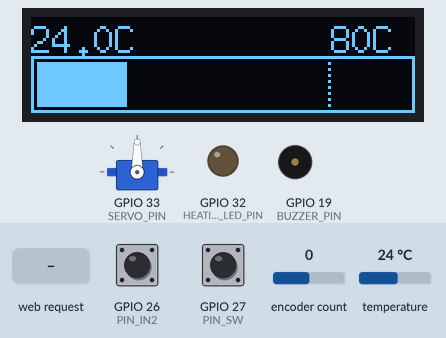
Recording of a program running on a simulated ESP32. On the bench: servo, 128×32 one-colour display, output pins drawn as LEDs (lit = HIGH), buzzer (waves = sounding, pin HIGH). The test bench sets the inputs (shaded band); at power-on: GPIO 27 (PIN_SW) HIGH, temperature 24 °C, encoder count 0, GPIO 26 (PIN_IN2) HIGH. WiFi joins after 1.5 s; servers stay silent unless stated; what the program prints to the serial monitor is not drawn.

Above: at 2.8 s.
2.9 s: GPIO 27 (PIN_SW) pulled LOW for 0.15 s
At 3.5 s:
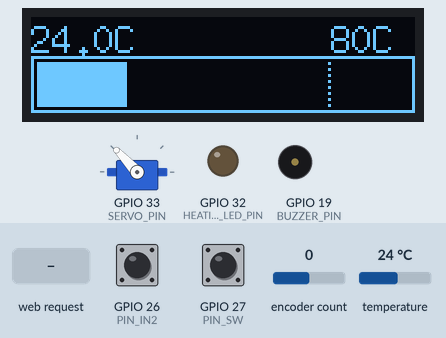
3.6 s: temperature set to 0 °C
At 5.2 s:
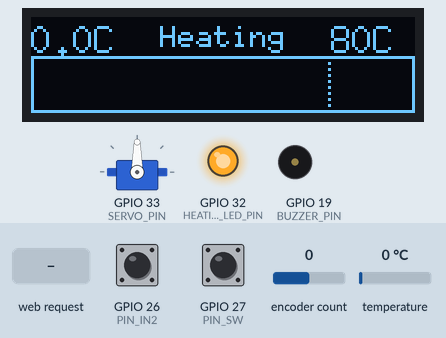
5.5 s: GPIO 27 (PIN_SW) pulled LOW for 1 s
At 7.0 s:
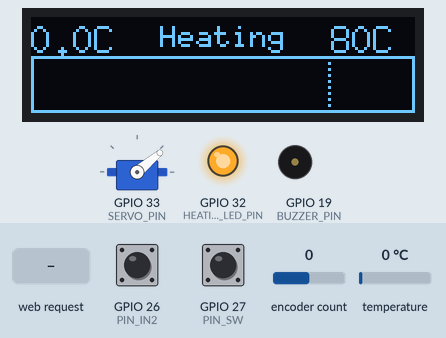
7.1 s: encoder count set to 1
At 8.7 s:
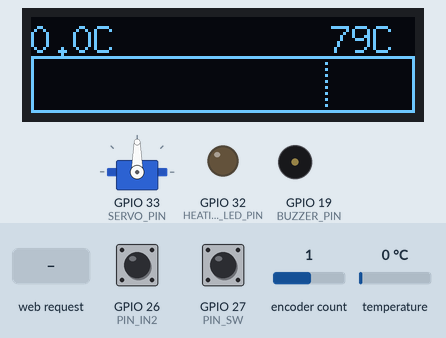
9.0 s: GPIO 27 (PIN_SW) pulled LOW for 0.15 s
At 9.6 s:
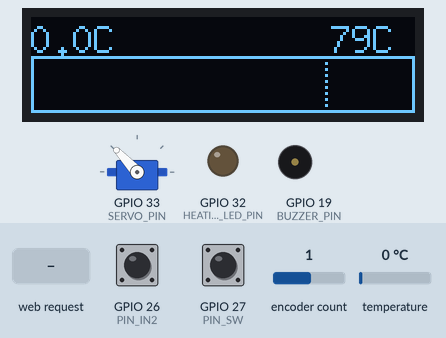
9.7 s: HTTP request GET /control?target=1&mode=1&action=1 received
At 11.3 s:
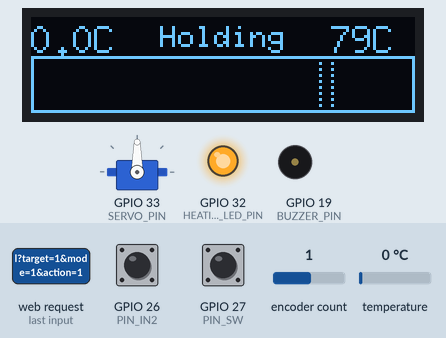
Timing chart, 0 to 42.3 s (numbered marks = the images above; inputs shaded):
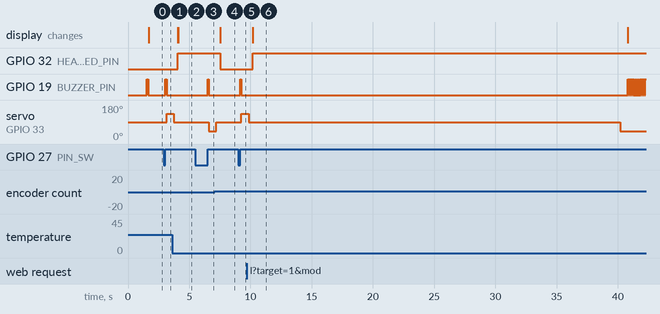

Measured:
- after the input at 2.9 s, GPIO 19 (BUZZER_PIN): LOW → HIGH after 0.15 s, → LOW 0.10 s later; servo on GPIO 33 (SERVO_PIN): 90° → 133° after 0.25 s
- after the input at 3.6 s, the display: first differs from a run without the input after 0.49 s (image 2)
- after the input at 5.5 s, GPIO 19 (BUZZER_PIN): LOW → HIGH after 1.0 s, → LOW 0.10 s later; servo on GPIO 33 (SERVO_PIN): 90° → 40° after 1.1 s
- after the input at 7.1 s, the display: changes after 0.42 s (image 4)
- after the input at 9.0 s, GPIO 19 (BUZZER_PIN): LOW → HIGH after 0.16 s, → LOW 0.10 s later; servo on GPIO 33 (SERVO_PIN): 90° → 133° after 0.26 s
- after the input at 9.7 s, the display: first differs from a run without the input after 0.50 s (image 6)

The program:

main.cpp
```cpp
#include <Arduino.h>
#include <Wire.h>
#include <U8g2lib.h>
#include <OneWire.h>
#include <DallasTemperature.h>
#include <RotaryEncoder.h>
#include <ESP32Servo.h>
#include <WiFi.h>
#include <WebServer.h>
#include <WiFiManager.h>

// ================= Network Configuration =================
IPAddress local_IP(192, 168, 0, 180);
IPAddress gateway(192, 168, 0, 1);
IPAddress subnet(255, 255, 255, 0);
IPAddress primaryDNS(8, 8, 8, 8);

WebServer server(80);

// ================= Definitions =================
#define ONE_WIRE_BUS 4
#define PIN_IN1      25
#define PIN_IN2      26
#define PIN_SW       27
#define BUZZER_PIN   19
#define SERVO_PIN    33
#define HEATING_LED_PIN 32
#define OFFSET 10
#define DeathZone 2

const int SERVO_IDLE_ANGLE = 90;
const int SERVO_ON_ANGLE   = 133;
const int SERVO_OFF_ANGLE  = 40;
const int PULSE_HOLD_MS    = 600;

// ================= Peripherals =================
OneWire oneWire(ONE_WIRE_BUS);
DallasTemperature sensors(&oneWire);
U8G2_SSD1306_128X32_UNIVISION_F_HW_I2C u8g2(U8G2_R2, U8X8_PIN_NONE);
RotaryEncoder encoder(PIN_IN1, PIN_IN2, RotaryEncoder::LatchMode::FOUR0);
Servo kettleServo;

// ================= Variables =================
volatile int targetTemp = 80;
int realTargetTemp = 0;
int fail=0;
float currentTemp = 0.0;
float speedchecktemp=0.0;
float heatingspeed=0.0;
float startingTemp = 0.0;
bool isHeating = false;
bool targetReachedBuzzed = false;
bool longpress = false;
bool mode = false; // false = Single Target, true = Hold Temp Mode
bool work = false;
bool hold = false;
int repetition = 1;

// Timing & Safety Variables
unsigned long lastBtnPress = 0;
unsigned long lastTempRequest = 0;
unsigned long pressTime = 0;
unsigned long heatingStartTime = 0;
unsigned long lastSafetyCheckTime = 0;
unsigned long heatingWaiting = 0;
unsigned long speedheatcheck=0;
float lastSafetyTemp = 0.0;

// ================= Helpers =================
void beep(int durationMs) {
  digitalWrite(BUZZER_PIN, HIGH);
  delay(durationMs);
  digitalWrite(BUZZER_PIN, LOW);
}

void playTargetReachedAlert() {
  for (int i = 0; i < 3; i++) {
    digitalWrite(BUZZER_PIN, HIGH);
    delay(150);
    digitalWrite(BUZZER_PIN, LOW);
    delay(100);
  }
}

void pulseKettleSwitch(bool turnOn) {
  if (!kettleServo.attached()) {
    kettleServo.attach(SERVO_PIN, 500, 2400);
  }
  kettleServo.write(turnOn ? SERVO_ON_ANGLE : SERVO_OFF_ANGLE);
  delay(PULSE_HOLD_MS);
  kettleServo.write(SERVO_IDLE_ANGLE);
  delay(300);
}

void panic(int code) {
  if (kettleServo.attached()) {
    kettleServo.write(SERVO_OFF_ANGLE);
    delay(600);
    kettleServo.detach();
  }
  u8g2.clearBuffer();
  u8g2.setFont(u8g2_font_6x10_tf);
  u8g2.drawStr(0, 12, "PANIC - SYSTEM HALT");
  char codeBuf[16];
  snprintf(codeBuf, sizeof(codeBuf), "Code: %d", code);
  u8g2.drawStr(0, 30, codeBuf);
  u8g2.sendBuffer();

  for (int i = 0; i < 30; i++) {
    digitalWrite(BUZZER_PIN, HIGH);
    delay(70);
    digitalWrite(BUZZER_PIN, LOW);
    delay(50);
  }
  digitalWrite(BUZZER_PIN, LOW);
  esp_deep_sleep_start();
}

void startHeating() {
  if (!isHeating) {
    isHeating = true;
    pulseKettleSwitch(true);
    targetReachedBuzzed = false;
    heatingStartTime = millis();
    lastSafetyTemp = currentTemp;
    lastSafetyCheckTime = millis();
  }
}

void stopHeating() {
  if (isHeating) {
    isHeating = false;
    pulseKettleSwitch(false);
  }
}

void IRAM_ATTR checkPosition() {
  encoder.tick();
  static int lastPos = 0;
  int newPos = encoder.getPosition();

  if (newPos != lastPos) {
    int delta = newPos - lastPos;
    targetTemp -= delta;
    if (targetTemp < 20) targetTemp = 20;
    if (targetTemp > 95) targetTemp = 95;
    lastPos = newPos;
  }
}

// ================= Web Interface =================

const char HTML_INDEX[] = R"rawliteral(
<!DOCTYPE html>
<html>
<head>
  <meta charset="UTF-8">
  <meta name="viewport" content="width=device-width, initial-scale=1">
  <title>Smart Kettle Control</title>
  <script src="https://cdn.jsdelivr.net/npm/chart.js"></script>
  <style>
    body { font-family: Arial, sans-serif; background: #121212; color: #fff; text-align: center; margin: 0; padding: 20px; }
    .card { background: #1e1e1e; max-width: 480px; margin: auto; padding: 20px; border-radius: 12px; box-shadow: 0 4px 10px rgba(0,0,0,0.5); }
    h1 { color: #00adb5; font-size: 24px; margin-top: 0; }
    .temp-display { font-size: 48px; font-weight: bold; margin: 10px 0; color: #ff5722; }
    .status { font-size: 16px; margin-bottom: 15px; text-transform: uppercase; letter-spacing: 1px; }
    .status-on { color: #e53935; font-weight: bold; }
    .status-off { color: #757575; }
    .status-hold { color: #ffb300; font-weight: bold; }
    .chart-container { position: relative; height: 220px; width: 100%; margin-bottom: 20px; }
    .control-group { margin: 15px 0; text-align: left; }
    label { font-size: 14px; color: #aaa; display: block; margin-bottom: 5px; }
    input[type=number], select { width: 100%; padding: 10px; font-size: 16px; border-radius: 6px; border: none; background: #2c2c2c; color: #fff; box-sizing: border-box; }
    .btn { display: inline-block; width: 100%; padding: 12px; margin-top: 10px; font-size: 18px; font-weight: bold; color: #fff; border: none; border-radius: 6px; cursor: pointer; }
    .btn-on { background: #e53935; }
    .btn-off { background: #388e3c; }
  </style>
</head>
<body>
  <div class="card">
    <h1>Kettle Controller</h1>
    <div class="temp-display" id="temp">-- &deg;C</div>
    <div class="status" id="status">Status: Off</div>
    <div class="chart-container"><canvas id="tempChart"></canvas></div>

    <div class="control-group">
      <label>Target Temperature (&deg;C):</label>
      <input type="number" id="targetTemp" min="20" max="95" onchange="updateSettings()">
    </div>

    <div class="control-group">
      <label>Mode:</label>
      <select id="modeSelect" onchange="updateSettings()">
        <option value="0">Single Target Cutoff</option>
        <option value="1">Hold Temperature</option>
      </select>
    </div>

    <button id="toggleBtn" class="btn btn-off" onclick="togglePower()">Turn ON</button>
  </div>

  <script>
    const MAX_DATA_POINTS = 40;
    let previousWorkState = false;
    let previousMode = false;
    let audioCtx = null;

    const ctx = document.getElementById('tempChart').getContext('2d');
    const tempChart = new Chart(ctx, {
      type: 'line',
      data: {
        labels: [],
        datasets: [
          { label: 'Probe Temp (\u00B0C)', data: [], borderColor: '#ff5722', backgroundColor: 'rgba(255, 87, 34, 0.1)', borderWidth: 2, fill: true, tension: 0, pointRadius: 2, yAxisID: 'y' },
          { label: 'Target Temp (\u00B0C)', data: [], borderColor: '#00adb5', borderDash: [5, 5], borderWidth: 2, pointRadius: 0, fill: false, yAxisID: 'y' },
          { label: 'Heating Active', data: [], borderColor: 'rgba(229, 57, 53, 0.8)', backgroundColor: 'rgba(229, 57, 53, 0.15)', borderWidth: 1, fill: true, stepped: true, pointRadius: 0, yAxisID: 'y1' }
        ]
      },
      options: {
        responsive: true, maintainAspectRatio: false, animation: false,
        scales: {
          x: { display: false },
          y: { type: 'linear', display: true, position: 'left', grid: { color: '#333' }, ticks: { color: '#aaa' }, suggestedMin: 20, suggestedMax: 100 },
          y1: { type: 'linear', display: false, position: 'right', min: 0, max: 1 }
        },
        plugins: { legend: { labels: { color: '#ccc', font: { size: 12 } } } }
      }
    });

    // Initializes Audio on user interaction to bypass autoplay restrictions
    function initAudio() {
      if (!audioCtx) {
        audioCtx = new (window.AudioContext || window.webkitAudioContext)();
      }
      if (audioCtx.state === 'suspended') {
        audioCtx.resume();
      }
    }

    function playBrowserChime() {
      if (!audioCtx) return;
      try {
        [880, 1174.66].forEach((freq, index) => {
          const osc = audioCtx.createOscillator();
          const gain = audioCtx.createGain();
          osc.type = 'sine';
          osc.frequency.setValueAtTime(freq, audioCtx.currentTime + (index * 0.15));
          gain.gain.setValueAtTime(0.2, audioCtx.currentTime + (index * 0.15));
          gain.gain.exponentialRampToValueAtTime(0.01, audioCtx.currentTime + (index * 0.15) + 0.3);

          osc.connect(gain);
          gain.connect(audioCtx.destination);

          osc.start(audioCtx.currentTime + (index * 0.15));
          osc.stop(audioCtx.currentTime + (index * 0.15) + 0.3);
        });
      } catch (e) { console.error("Audio error", e); }
    }

    async function fetchData() {
      try {
        const response = await fetch('/data');
        const data = await response.json();

        document.getElementById('temp').innerHTML = data.currentTemp.toFixed(1) + " &deg;C";

        const statusEl = document.getElementById('status');
        const btn = document.getElementById('toggleBtn');

        // Play sound when single cutoff completes
        if (previousWorkState && !data.work && !previousMode) {
          if (data.currentTemp >= (data.targetTemp - 1.5)) {
            playBrowserChime();
          }
        }
        previousWorkState = data.work;
        previousMode = data.mode;

        if (!data.work) {
          statusEl.innerText = "Status: IDLE";
          statusEl.className = "status status-off";
          btn.innerText = "Turn ON";
          btn.className = "btn btn-off";
        } else {
          btn.innerText = "Turn OFF";
          btn.className = "btn btn-on";
          if (data.isHeating) {
            statusEl.innerText = "Status: HEATING";
            statusEl.className = "status status-on";
          } else if (data.hold) {
            statusEl.innerText = "Status: PULSING WAIT";
            statusEl.className = "status status-hold";
          } else {
            statusEl.innerText = "Status: STANDBY (HOLDING)";
            statusEl.className = "status status-hold";
          }
        }

        if (document.activeElement.id !== "targetTemp") document.getElementById('targetTemp').value = data.targetTemp;
        if (document.activeElement.id !== "modeSelect") document.getElementById('modeSelect').value = data.mode ? "1" : "0";

        const now = new Date().toLocaleTimeString();
        tempChart.data.labels.push(now);
        tempChart.data.datasets[0].data.push(data.currentTemp);
        tempChart.data.datasets[1].data.push(data.targetTemp);
        tempChart.data.datasets[2].data.push(data.isHeating ? 1 : 0);

        if (tempChart.data.labels.length > MAX_DATA_POINTS) {
          tempChart.data.labels.shift();
          tempChart.data.datasets[0].data.shift();
          tempChart.data.datasets[1].data.shift();
          tempChart.data.datasets[2].data.shift();
        }
        tempChart.update();
      } catch (e) { console.error("Fetch error", e); }
    }

    async function updateSettings() {
      const target = document.getElementById('targetTemp').value;
      const mode = document.getElementById('modeSelect').value;
      await fetch(`/control?target=${target}&mode=${mode}`);
    }

    async function togglePower() {
      initAudio(); // Required here to enable browser sound playback securely
      await fetch('/control?action=toggle');
      fetchData();
    }

    setInterval(fetchData, 3000);
    fetchData();
  </script>
</body>
</html>
)rawliteral";

void handleRoot() { server.send(200, "text/html", HTML_INDEX); }

void handleData() {
  String json = "{";
  json += "\"currentTemp\":" + String(currentTemp, 1) + ",";
  json += "\"targetTemp\":" + String(targetTemp) + ",";
  json += "\"isHeating\":" + String(isHeating ? "true" : "false") + ",";
  json += "\"mode\":" + String(mode ? "true" : "false") + ",";
  json += "\"work\":" + String(work ? "true" : "false") + ",";
  json += "\"hold\":" + String(hold ? "true" : "false");
  json += "}";
  server.send(200, "application/json", json);
}

void handleControl() {
  if (server.hasArg("target")) {
    int val = server.arg("target").toInt();
    if (val >= 20 && val <= 95) targetTemp = val;
  }
  if (server.hasArg("mode")) {
    mode = (server.arg("mode").toInt() == 1);
  }
  if (server.hasArg("action")) {
    String action = server.arg("action");
    if (action == "toggle") {
      work = !work;
    } else if (action == "on") {
      work = true;
    } else if (action == "off") {
      work = false;
    }
  }
  server.send(200, "text/plain", "OK");
}

// ================= Setup =================
void setup() {
  Serial.begin(115200);

  pinMode(PIN_IN1, INPUT_PULLUP);
  pinMode(PIN_IN2, INPUT_PULLUP);
  pinMode(PIN_SW, INPUT_PULLUP);
  pinMode(BUZZER_PIN, OUTPUT);
  pinMode(HEATING_LED_PIN, OUTPUT);
  digitalWrite(HEATING_LED_PIN, LOW);
  digitalWrite(BUZZER_PIN, LOW);

  ESP32PWM::allocateTimer(0);
  kettleServo.setPeriodHertz(50);
  kettleServo.attach(SERVO_PIN, 500, 2400);
  kettleServo.write(SERVO_IDLE_ANGLE);

  attachInterrupt(digitalPinToInterrupt(PIN_IN1), checkPosition, CHANGE);
  attachInterrupt(digitalPinToInterrupt(PIN_IN2), checkPosition, CHANGE);

  u8g2.begin();
  sensors.begin();
  sensors.setWaitForConversion(false);
  sensors.requestTemperatures();

  // Initialize WiFiManager
  WiFiManager wm;

  // Set the custom static IP
  wm.setSTAStaticIPConfig(local_IP, gateway, subnet, primaryDNS);

  if(!wm.autoConnect("Kettle_SetupAP")) {
    Serial.println("Failed to connect or hit timeout");
    delay(3000);
    ESP.restart();
  }

  server.on("/", handleRoot);
  server.on("/data", handleData);
  server.on("/control", handleControl);
  server.begin();

  beep(100);
}

// ================= Main Loop =================
void loop() {
  server.handleClient();

  // 1. Button Press Logic
  if (digitalRead(PIN_SW) == LOW) {
    if (millis() - lastBtnPress > 50) {
      if (pressTime == 0) pressTime = millis();

      if (millis() - pressTime >= 1000 && !longpress) {
        beep(100);
        mode = !mode;
        work = false;
        longpress = true;
      }
    }
  } else if (pressTime > 0) {
    if (!longpress && (millis() - pressTime > 50)) {
      beep(100);
      work = !work;
    }
    pressTime = 0;
    longpress = false;
    lastBtnPress = millis();
  }

  digitalWrite(HEATING_LED_PIN, isHeating ? HIGH : LOW);

  // 2. Read Temperature
  if (millis() - lastTempRequest >= 1000) {
    float temp = sensors.getTempCByIndex(0);
    if (temp != DEVICE_DISCONNECTED_C && temp > -10.0) {
      currentTemp = temp;
      fail=0;
    } else {
      fail++;
      Serial.printf("fail: %d\n", fail);
      if(fail>=25){
      Serial.println("connection fail panic");
      panic(0);}
    }
    sensors.requestTemperatures();
    lastTempRequest = millis();
  }

  // 3. Safety Check for bulk temperature
  if (millis() - lastSafetyCheckTime >= 5000) {
    float tempDiff = currentTemp - lastSafetyTemp;
    if (isHeating && (millis() - heatingStartTime > 30000)) {
      if (tempDiff < 0.2 && currentTemp < (targetTemp - 2.0)) {
        Serial.println("temp down");
        panic(1);}
    }
    lastSafetyTemp = currentTemp;
    lastSafetyCheckTime = millis();
  }
  if (millis() >= speedheatcheck) {
  // Calculate degrees per second: (ΔTemp / ΔTime_ms) * 1000ms
  unsigned long timePassed = millis() - (speedheatcheck - 1000);
  if (timePassed > 0) {
    heatingspeed = ((currentTemp - speedchecktemp) * 1000.0) / timePassed;
  }

  // Update baseline temperature and schedule the next check 1 second out
  speedchecktemp = currentTemp;
  speedheatcheck = millis() + 1000;
}

  // 4. Core Heating Logic

  // Master OFF switch enforcement
  if (!work) {
    if (isHeating) stopHeating();
    hold = false;
  }

  // Trigger Single Target Cycle
  if (!hold && work && !isHeating && !mode && currentTemp < targetTemp) {
    startingTemp = currentTemp;
    realTargetTemp = targetTemp;
    hold = true;
    repetition = 1;
  }

  // Trigger Hold Target Cycle
  if (!hold && work && mode && currentTemp < targetTemp - DeathZone) {
    hold = true;
    startingTemp = currentTemp;
    realTargetTemp = targetTemp + DeathZone;
    repetition = 1;
  }

  // Bulk Heating Phase
  if (hold && work && realTargetTemp - startingTemp > OFFSET + 3 && realTargetTemp > startingTemp&&millis() >= heatingWaiting) {
    if (!isHeating) startHeating();

    if (currentTemp + OFFSET >= realTargetTemp) {
      stopHeating();
      hold=false;
      heatingWaiting = millis() + 15000;
    }
  }

  // Precise Pulsing Phase
  if (hold && work && realTargetTemp - startingTemp <= OFFSET + 3 && realTargetTemp > startingTemp) {
      if (repetition >= 30) {
        Serial.println("repetition");
        panic(2);}
      if (millis() >= heatingWaiting||(heatingspeed<0.06&&repetition%2==0&&millis()>=heatingWaiting-15000)) {
        if (repetition % 2 == 0) {
          if (!isHeating) startHeating();
          heatingWaiting = millis() + constrain (round((realTargetTemp-currentTemp)*450+1500),1500,35000);
          repetition++;
        } else {
          if (isHeating) stopHeating();
          heatingWaiting = millis() + 30000;
          repetition++;
        }
      }
  }
  if (currentTemp >= realTargetTemp&&hold) {
    repetition = 1;
    if (isHeating) stopHeating();
    if (!mode) {
      work = false;
      hold = false;
      playTargetReachedAlert();
    } else {
      hold = false;
    }
  }

  // 5. Render UI to OLED
  u8g2.clearBuffer();
  u8g2.setFont(u8g2_font_7x13_tf);

  char currentBuf[20];
  snprintf(currentBuf, sizeof(currentBuf), "%.1fC", currentTemp);
  u8g2.drawStr(0, 12, currentBuf);

  char targetBuf[10];
  snprintf(targetBuf, sizeof(targetBuf), "%dC", targetTemp);
  u8g2.drawStr(100, 12, targetBuf);

  u8g2.drawFrame(0, 13, 128, 19);

  int barWidth = constrain(round(currentTemp * 1.24), 0, 124);
  if (barWidth > 0) {
    u8g2.drawBox(2, 15, barWidth, 15);
  }

  if (mode && work) {
    u8g2.setFont(u8g2_font_6x10_tf);
    uint16_t textWidth = u8g2.getStrWidth("Holding");
    uint16_t x = (128 - textWidth) / 2;
    u8g2.drawStr(x, 10, "Holding");
  }
  if (!mode && work) {
    u8g2.setFont(u8g2_font_6x10_tf);
    uint16_t textWidth = u8g2.getStrWidth("Heating");
    uint16_t x = (128 - textWidth) / 2;
    u8g2.drawStr(x, 10, "Heating");
  }

  auto drawDashedLine = [](int width) {
    if (width > 0) {
      for (int i = 0; i < 15; i++) {
        u8g2.setDrawColor(i % 2 == 0 ? 1 : 0);
        u8g2.drawPixel(width, i + 15);
      }
      u8g2.setDrawColor(1);
    }
  };

  if (!mode) {
    drawDashedLine(constrain(round(targetTemp * 1.24), 0, 124));
  } else {
    drawDashedLine(constrain(round((targetTemp + 1.5) * 1.24), 0, 124));
    drawDashedLine(constrain(round((targetTemp - 1.5) * 1.24), 0, 124));
  }

  u8g2.sendBuffer();
}
```
